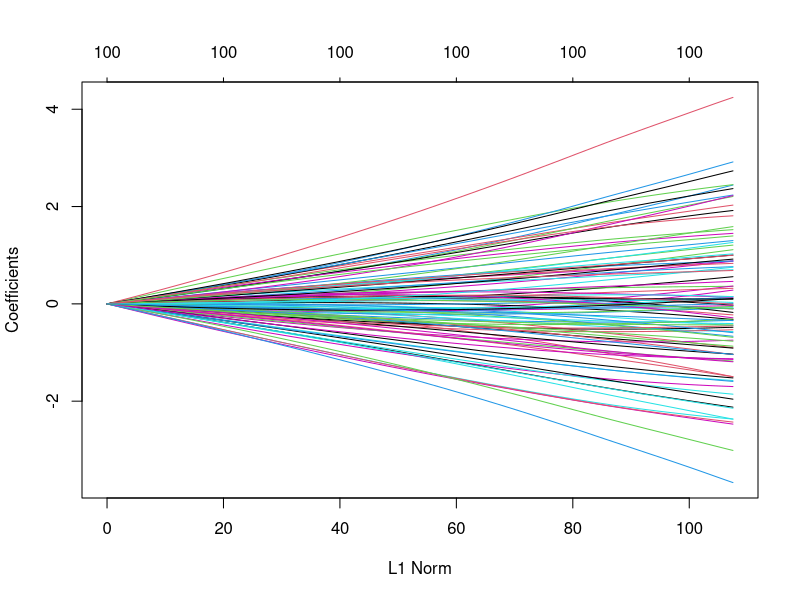
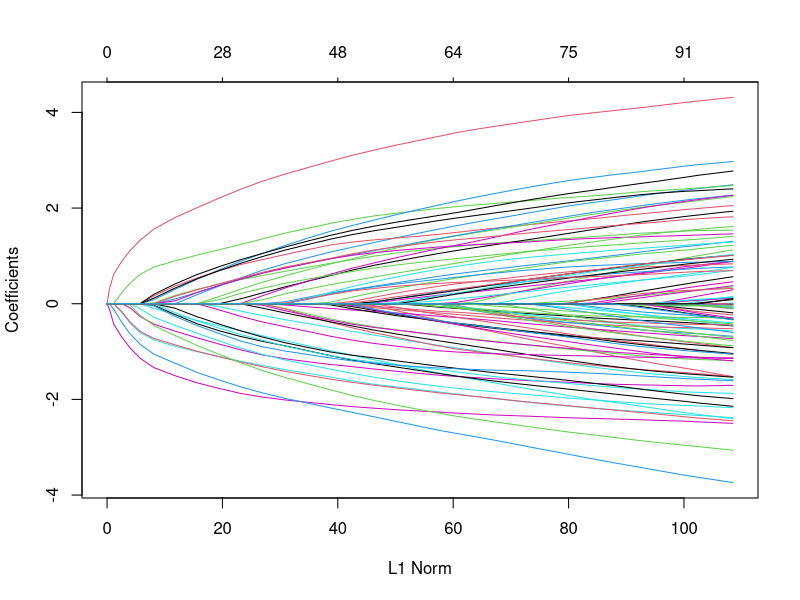
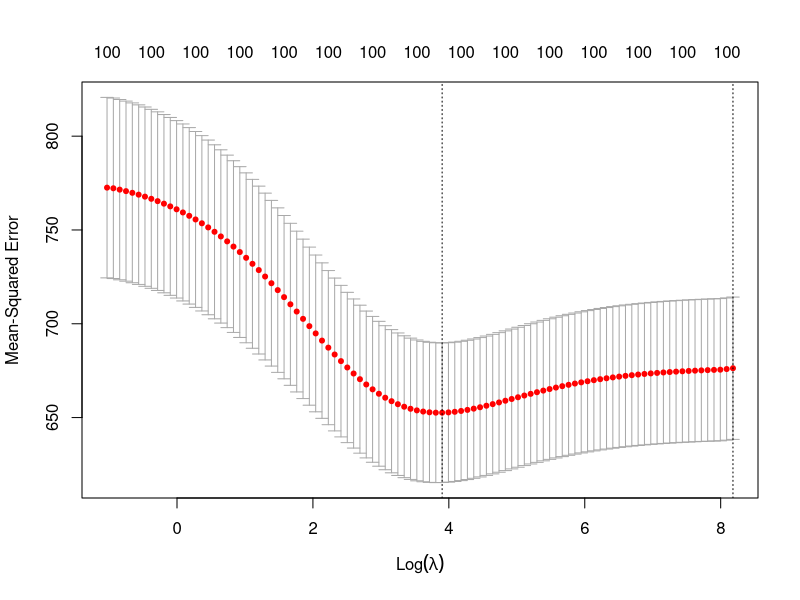
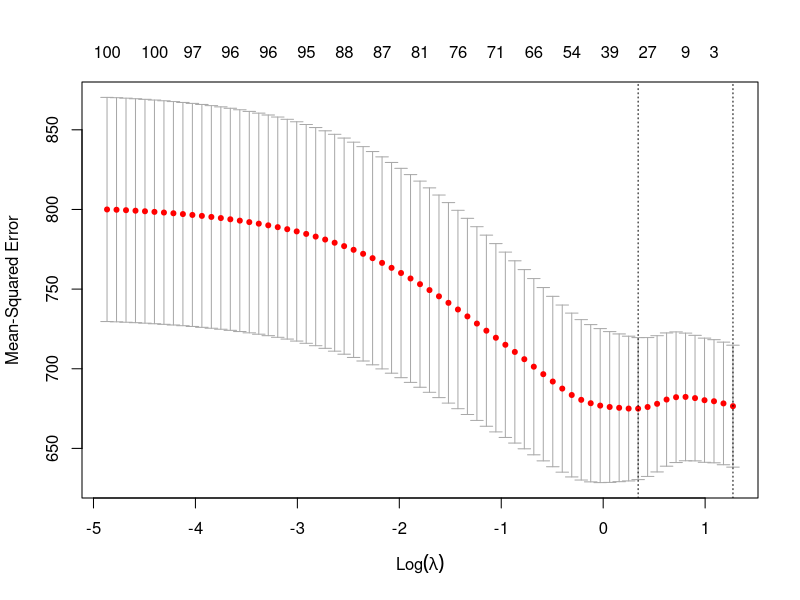

Generate these figures, in order, with R:
## ---- chunk 1
knitr::opts_chunk$set(echo = TRUE)
## ---- chunk 2
library(glmnet)
set.seed(1)
p = 100
n = 500
X = matrix(rnorm(n*p),ncol=p)
b = rnorm(p)
e = rnorm(n,0,sd=25)
Y = X %*% b + e
## ---- chunk 3
Y.ols = lm(Y~X) 

Y.ridge = glmnet(X,Y,alpha=0)
plot(Y.ridge)

Y.lasso = glmnet(X,Y,alpha=1)
plot(Y.lasso)
## ---- chunk 4
cv.ridge = cv.glmnet(X,Y,alpha=0)
plot(cv.ridge)

cv.lasso = cv.glmnet(X,Y,alpha=1)
plot(cv.lasso)
## ---- chunk 5
b.ridge = predict(Y.ridge, type="coefficients", s = cv.ridge$lambda.min)

b.lasso = predict(Y.lasso, type="coefficients", s = cv.lasso$lambda.min)

b.ols = Y.ols$coefficients
## ---- chunk 6
length(b.lasso)
b.lasso[1]
mean(Y)
## ---- chunk 7
btrue = c(0,b) # Here the 0 is the intercept (true value 0)

sum((btrue-0)^2) # This is error if we just estimate 0 for everything and ignore data. It is better than OLS!
sum((btrue-Y.ols$coefficients)^2)
sum((btrue-b.ridge)^2)
sum((btrue-b.lasso)^2)

